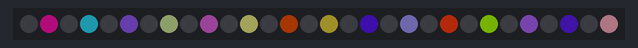
Bench run of a sketch on a simulated Arduino Uno, built with avr-gcc and run on an emulated ATmega328P. On the bench: 30 RGB LEDs in strip order, left to right. Dim RGB values are drawn brighter than linear; random numbers use the default seed unless the sketch sets one.

Above: at 0.08 s.
At 7.54 s:
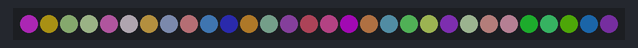
At 19.93 s:
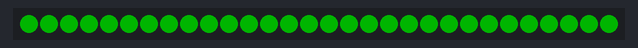
At 23.56 s:
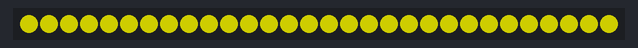
At 27.66 s:
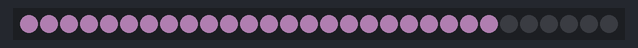
At 39.83 s:
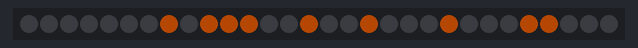

The sketch:

conner_lights.ino
```cpp
#include <Adafruit_NeoPixel.h>

#define PIN 6
#define NUM_PIXELS 30

// Parameter 1 = number of pixels in strip
// Parameter 2 = pin number (most are valid)
// Parameter 3 = pixel type flags, add together as needed:
//   NEO_KHZ800  800 KHz bitstream (most NeoPixel products w/WS2812 LEDs)
//   NEO_KHZ400  400 KHz (classic 'v1' (not v2) FLORA pixels, WS2811 drivers)
//   NEO_GRB     Pixels are wired for GRB bitstream (most NeoPixel products)
//   NEO_RGB     Pixels are wired for RGB bitstream (v1 FLORA pixels, not v2)
Adafruit_NeoPixel strip = Adafruit_NeoPixel(NUM_PIXELS, PIN, NEO_GRB + NEO_KHZ800);

void setup(){
   strip.begin();
   strip.setBrightness(64);
   strip.show(); // Initialize all pixels to 'off'
}

void loop() {

  for(int i=0; i < 30; i++){
    randomColor();
  }
  for(int i=0; i < 4; i++){
    chase(strip.Color(255, 0, 0));
  }
  for(int i=0; i < 15; i++){
    alternate(strip.Color(0,0,255), 0);
  }
  for(int i=0; i < 2; i++){
    build(strip.Color(0,255,0));
  }
  for(int i=0; i < 4; i++){
    glowAndDim(strip.Color(255,215,0));
  }
  strip.setBrightness(64);
  strip.show();
  for(int i=0; i < 2; i++){
    pingPong(strip.Color(221,160,221));
  }
  for(int i=0; i < 100; i++){
    randomIndex(strip.Color(255,102,6));
  }
  threeTrain(strip.Color(0,0,255), 40);
  for(int i=0; i < 1; i++){
    build(strip.Color(0,0,255));
  }
//  setAll(0);
//  while(true){
//    delay(100);
//  }
}

static void chase(uint32_t c) {
  for(uint16_t i=0; i<strip.numPixels()+4; i++) {
      strip.setPixelColor(i  , c); // Draw new pixel
      strip.setPixelColor(i-4, 0); // Erase pixel a few steps back
      strip.show();
      delay(25);
  }
}

static void build(uint32_t c){
  setAll(0);

  for(int i=0; i < strip.numPixels()/2; i++){
    strip.setPixelColor(i, c);
    strip.setPixelColor(strip.numPixels()-1-i, c);
    strip.show();
    delay(150);
  }
}

static void alternate(uint32_t c1, uint32_t c2){
  // Shift evens
  for(int i=0; i < strip.numPixels(); i++){
    if((i+1) % 2 == 0){
       strip.setPixelColor(i, c1);
    } else {
       strip.setPixelColor(i, c2);
    }

    strip.show();
  }

  delay(100);

  // Shift odds
  for(int i=0; i < strip.numPixels(); i++){
    if((i+1) % 2 == 1){
       strip.setPixelColor(i, c1);
    } else {
       strip.setPixelColor(i, c2);
    }

    strip.show();
  }

  delay(100);
}

static void setAll(uint32_t c){
  for(int i=0; i < strip.numPixels(); i++){
    strip.setPixelColor(i, c);
    strip.show();
  }
}

static void glowAndDim(uint32_t c){
  setAll(c);

  int brightness = 10;
  while(brightness <= 150){
    strip.setBrightness(brightness);
    strip.show();
    brightness += 5;
    delay(20);
  }

  while(brightness >= 10){
    strip.setBrightness(brightness);
    brightness -= 5;
    strip.show();
    delay(20);
  }
}

static void pingPong(uint32_t c){
  setAll(0);

  for(int i=0; i < strip.numPixels(); i++){
    strip.setPixelColor(i, c);
    strip.show();
    delay(25);
  }

  for(int i=strip.numPixels()-1; i >= 0; i--){
    strip.setPixelColor(i, 0);
    strip.show();
    delay(25);
  }
}

static void randomColor(){
  // Shift evens
  for(int i=0; i < strip.numPixels(); i++){
    if((i+1) % 2 == 0){
       int r = random(0, 255);
       int g = random(0, 255);
       int b = random(0, 255);

       strip.setPixelColor(i, strip.Color(r,g,b));
       strip.show();
    }
  }

  delay(100);

  // Shift odds
  for(int i=0; i < strip.numPixels(); i++){
    if((i+1) % 2 == 1){
       int r = random(0, 255);
       int g = random(0, 255);
       int b = random(0, 255);

       strip.setPixelColor(i, strip.Color(r,g,b));
       strip.show();
    }
  }

  delay(100);
}

static void randomIndex(uint32_t c){
  setAll(0);
  for(int i=0; i < random(3, strip.numPixels()); i++){
    strip.setPixelColor(random(0, strip.numPixels()-1), c);
  }
  strip.show();
  delay(100);
}

static void threeTrain(uint32_t c, int times){
  int pos[] = {6, 14, 22};

  for(int count=0; count < times; count++){

      for(int trains=0; trains < sizeof(pos)-1; trains++){

        if((pos[trains] >= 0) && (pos[trains] < strip.numPixels())){
          strip.setPixelColor(pos[trains]  , c); // Draw new pixel
        }

        if(((pos[trains]-3) >= 0)){
          strip.setPixelColor(pos[trains]-3, 0); // Erase pixel a few steps back
        } else {
          strip.setPixelColor(strip.numPixels()-3+pos[trains], 0);
        }

        if(pos[trains] >= strip.numPixels()){
          pos[trains] = 0;
        } else {
          pos[trains]++;
        }
    }

    strip.show();
    delay(150);
  }
}
```
